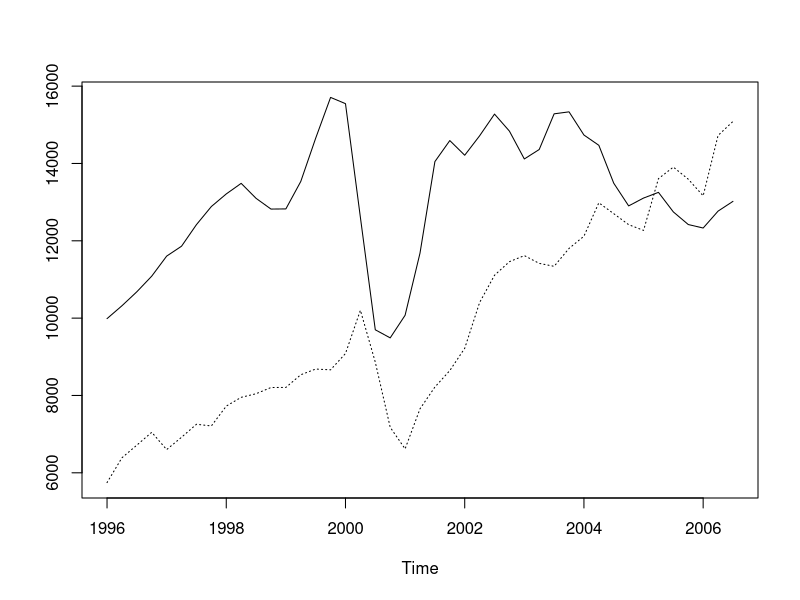
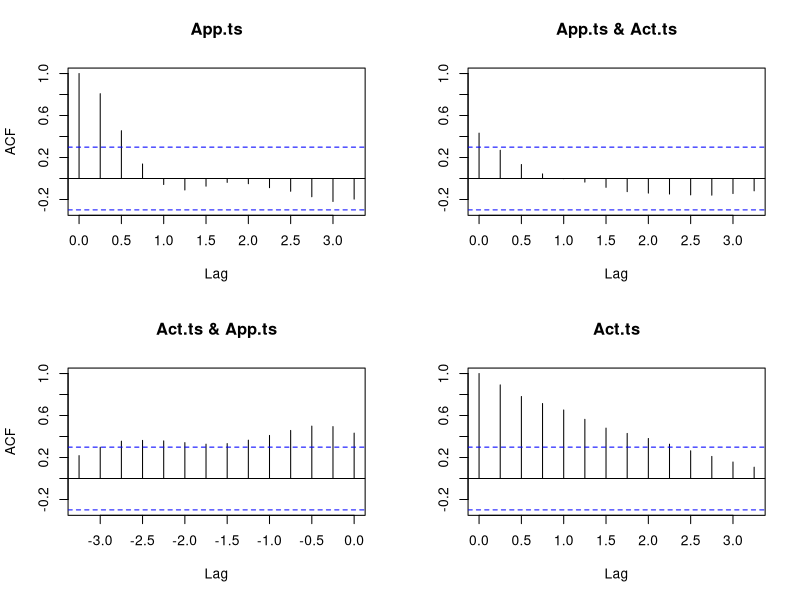
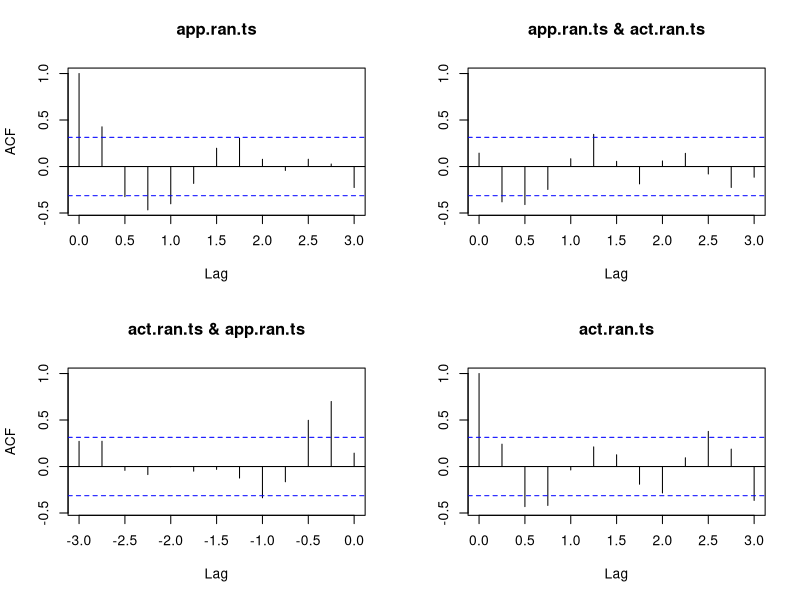
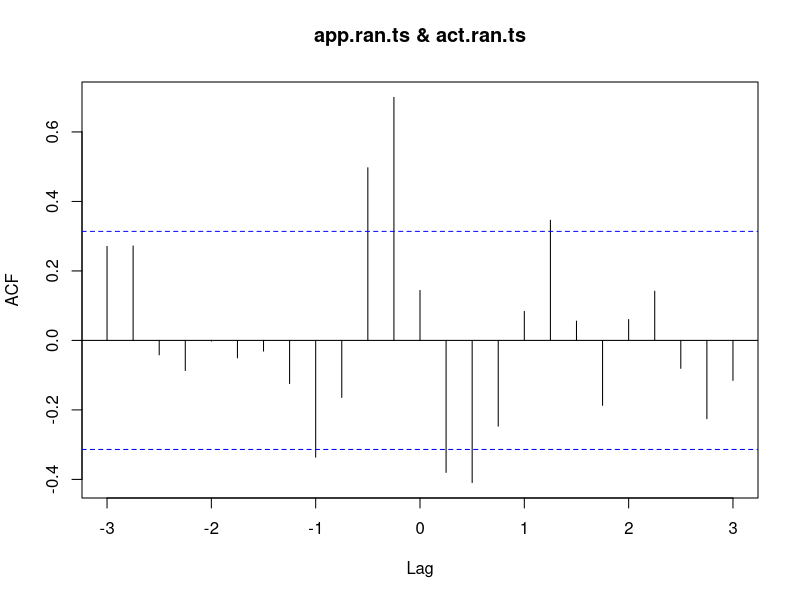
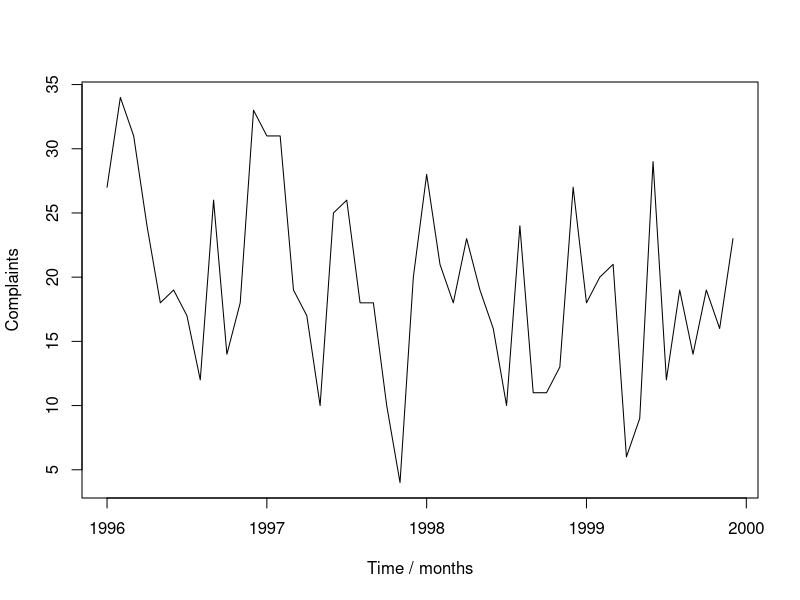
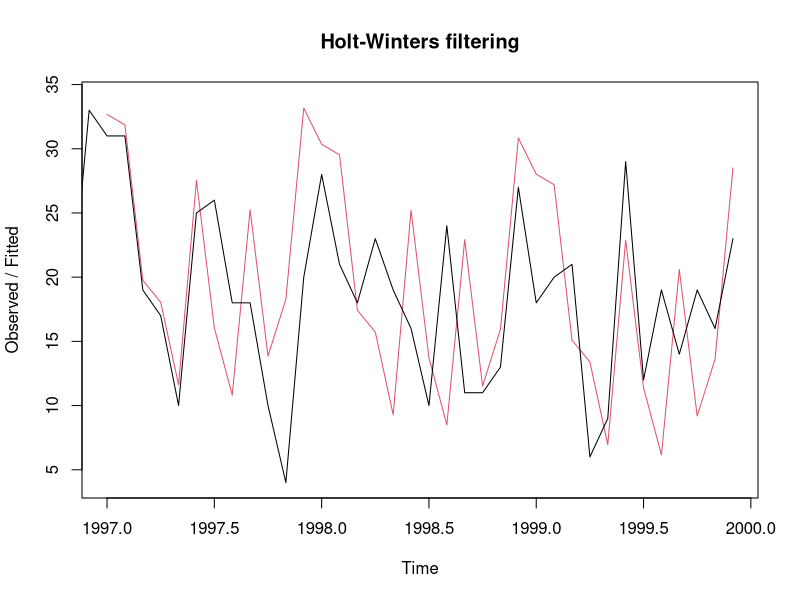
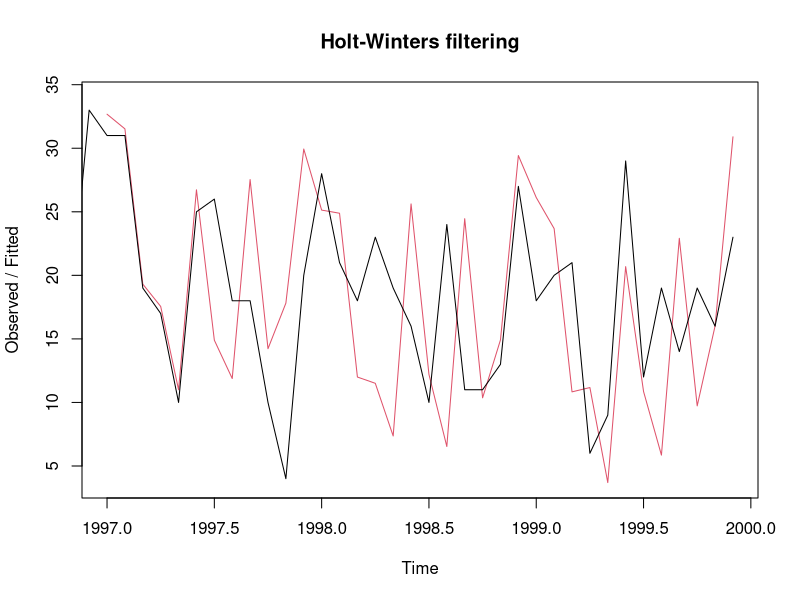
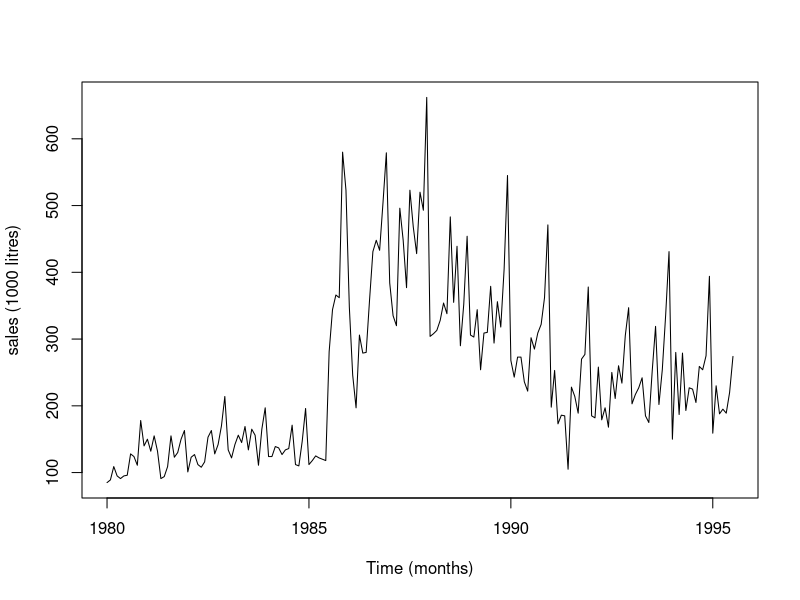

R code for these plots, in order:
## ---- chunk 1
Build.dat <- read.table("ApprovActiv.dat", header=T)
## ---- chunk 2
head(Build.dat)
## ---- chunk 3
App.ts <- ts(Build.dat$Approvals, start = c(1996,1), freq=4)
Act.ts <- ts(Build.dat$Activity, start = c(1996,1), freq=4)
## ---- chunk 4
ts.plot(App.ts, Act.ts, lty=c(1,3))
## ---- chunk 5
acf(ts.union(App.ts, Act.ts))
## ---- chunk 6
app.ran <- decompose(App.ts)$random
app.ran.ts <- window(app.ran, start = c(1996,3), end = c(2006,1))
act.ran <- decompose(Act.ts)$random
act.ran.ts <- window(act.ran, start = c(1996,3), end = c(2006,1))
acf(ts.union(app.ran.ts,act.ran.ts))
ccf(app.ran.ts, act.ran.ts)
## ---- chunk 7
Motor.dat <- read.table("motororg.dat", header = TRUE) 
## ---- chunk 8
Comp.ts <- ts(Motor.dat$complaints, start = c(1996, 1), freq = 12)
## ---- chunk 9
plot(Comp.ts, xlab = "Time / months", ylab = "Complaints")
## ---- chunk 10
Comp.hw1 <- HoltWinters(Comp.ts, beta = 0, gamma = 0)
Comp.hw1
## ---- chunk 11
plot(Comp.hw1)
## ---- chunk 12
Comp.hw2 <- HoltWinters(Comp.ts, alpha = 0.2, beta = 0, gamma = 0)
Comp.hw2
## ---- chunk 13
plot(Comp.hw2)
## ---- chunk 14
wine.dat <- read.table("wine.dat", header = TRUE)
## ---- chunk 15
sweetw.ts <- ts(wine.dat$sweetw, start = c(1980,1), freq=12)
## ---- chunk 16
plot(sweetw.ts, xlab = "Time (months)", ylab = "sales (1000 litres)")
## ---- chunk 17
sweetw.hw <- HoltWinters(sweetw.ts, seasonal = "mult")
## ---- chunk 18
sweetw.hw
sqrt(sweetw.hw$SSE/length(sweetw.ts))
sd(sweetw.ts)
## ---- chunk 19
plot(sweetw.hw$fitted)
## ---- chunk 20
plot(sweetw.hw)
## ---- chunk 21
data(AirPassengers)
AP <- AirPassengers
## ---- chunk 22
AP.hw <- HoltWinters(AP, seasonal = "mult")
## ---- chunk 23
plot(AP.hw)
## ---- chunk 24
AP.predict <- predict(AP.hw, n.ahead = 4 * 12)
## ---- chunk 25
ts.plot(AP, AP.predict, lty = 1:2)
## ---- chunk 26
w <- 1:100
x <- w + 100*rnorm(100)
y <- w + 100*rnorm(100)
ccf(x,y)
## ---- chunk 27
x <- w <- rnorm(1000)
for (t in 2:1000) {
  x[t] <- x[t - 1] + w[t]
  }
plot(x, type = "l")
## ---- chunk 28
acf(x)
## ---- chunk 29
acf(diff(x))
